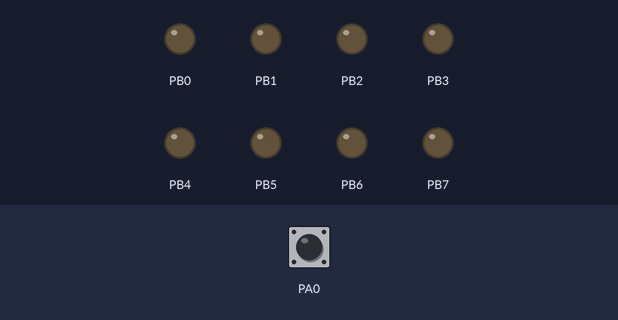
This program was run on a simulated ATmega1284P, built with avr-gcc and emulated at 8 MHz. Shown: output pins drawn as LEDs (lit = HIGH). The test bench sets the inputs (shaded band); at power-on: PA0 HIGH.

Above: at 1.2 s.
1.3 s: PA0 pulled LOW for 0.15 s
At 2.2 s:
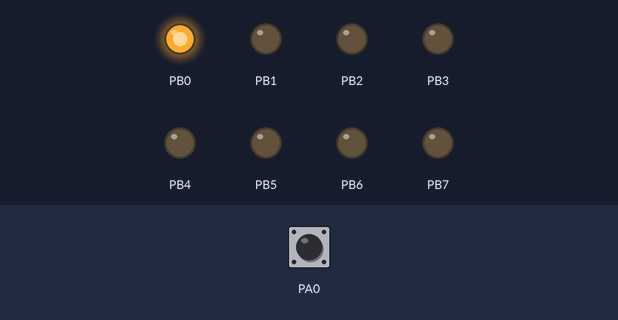
2.9 s: PA0 pulled LOW for 1 s
At 3.4 s:
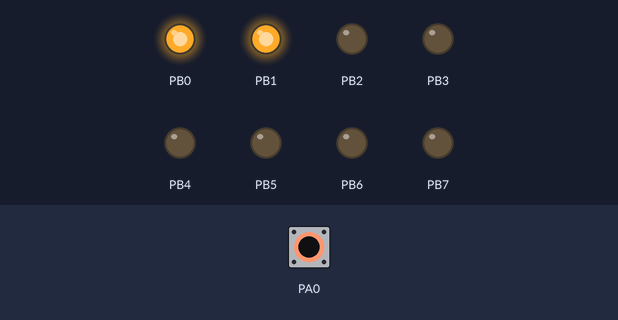
5.4 s: PA0 pulled LOW for 0.15 s
At 6.5 s:
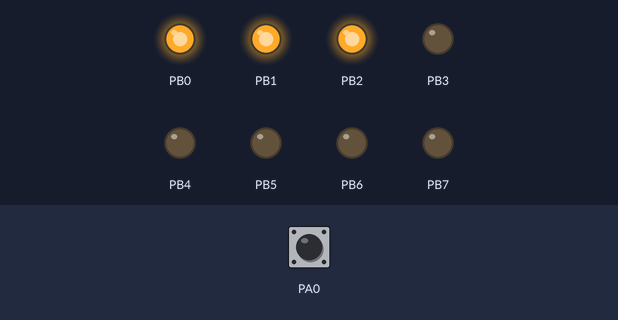
7.0 s: PA0 pulled LOW for 3.2 s
At 7.7 s:
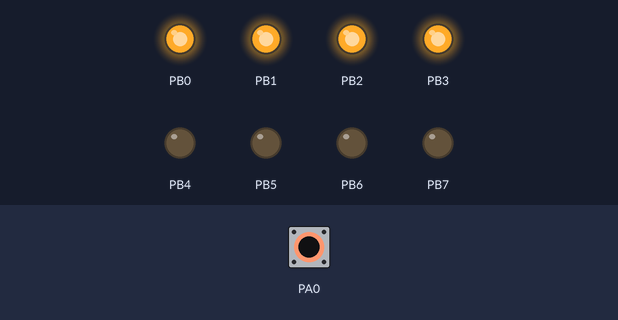
11.7 s: PA0 pulled LOW for 0.15 s
At 12.5 s:
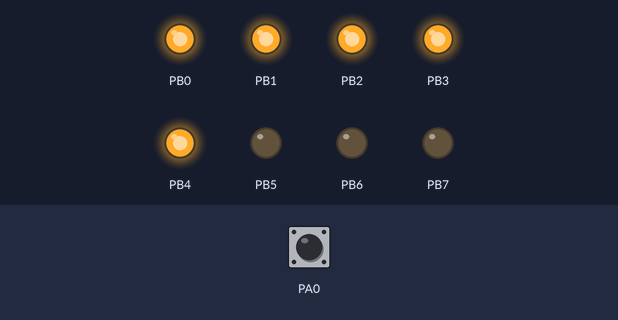
13.3 s: PA0 pulled LOW for 1 s
At 13.7 s:
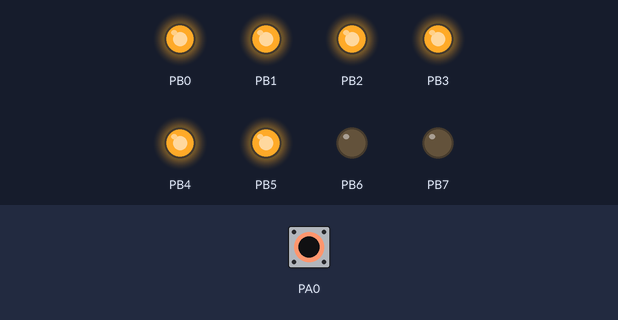
Timing chart, 0 to 16.3 s (numbered marks = the images above; inputs shaded):
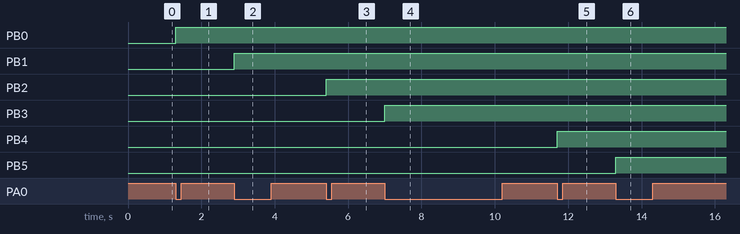

The program:

main.c
```c
/*	Author: josiahlee
 *  Partner(s) Name: Shiyou Wang
 *	Lab Section:
 *	Assignment: Lab #  Exercise #
 *	Exercise Description: [optional - include for your own benefit]
 *
 *	I acknowledge all content contained herein, excluding template or example
 *	code, is my own original work.
 */
#include <avr/io.h>
#ifdef _SIMULATE_
#include "simAVRHeader.h"
#endif

enum States { start, but_up, but_down,  } state;
char goingBack;

void tick() {
	switch ( state ){
		case start:
			state = but_up;
			PORTB = 0x00;
			goingBack = 0x00;
			break;
		case but_up:
		  if (~PINA & 0x01 ){
				state = but_down;
				if (PORTB >= 0x3f){
					PORTB = 0x00;
					if (!goingBack)
					 	goingBack = 0x01;
					else
						goingBack = 0x00;
				}else if (!goingBack) {
					PORTB = ( PORTB <<1 ) + 0x01;
				}else if (goingBack){
					PORTB = ( PORTB >> 1 ) + 0x20;
				}
			}
			break;
		case but_down:
			if (!(~PINA & 0x01 )){
				state = but_up;
			}
			break;
		default: state = start;
			break;
	}
}


int main(void) {
    /* Insert DDR and PORT initializations */
    DDRA = 0x00; PORTA = 0xFF;
    DDRB = 0xFF; PORTB = 0x00;
    /* Insert your solution below */
    state = start;
    while (1) {
    	tick();
    }
    return 1;
}
```

simAVRHeader.h
```c
/* Debug information for SimAVR */
#include <stdio.h>
#ifndef F_CPU
#define F_CPU 8000000
#endif

#include <avr/sleep.h>
#include "include/simavr/avr/avr_mcu_section.h"
AVR_MCU(F_CPU,"atmega1284");
AVR_MCU_VCD_FILE("build/results/cs120b_lab_05_ATMega1284_trace.vcd",1000);

const struct avr_mmcu_vcd_trace_t _mytrace[] _MMCU_ = {
    { AVR_MCU_VCD_SYMBOL("PINA0"), .mask = 1 << 0,.what = (void*)&PINA, } , // Example individual pin
    { AVR_MCU_VCD_SYMBOL("PORTB"), .what = (void*)&PORTB, } , // Example full port
};

/* Function to output through UART */
static int uart_putchar(char c, FILE *stream) {
    if (c == '\n') {
        uart_putchar('\r',stream);
    }
    loop_until_bit_is_set(UCSR0A,UDRE0);
    UDR0 = c;
    return 0;
}

/* Setup filestream for debugging */
FILE mystdout = FDEV_SETUP_STREAM(uart_putchar,NULL,_FDEV_SETUP_WRITE);
/* End SimAVR section */
```

Measured:
- after the input at 1.3 s, PB0: LOW → HIGH at once
- after the input at 2.9 s, PB1: LOW → HIGH at once
- after the input at 5.4 s, PB2: LOW → HIGH at once
- after the input at 7.0 s, PB3: LOW → HIGH at once
- after the input at 11.7 s, PB4: LOW → HIGH at once
- after the input at 13.3 s, PB5: LOW → HIGH at once
